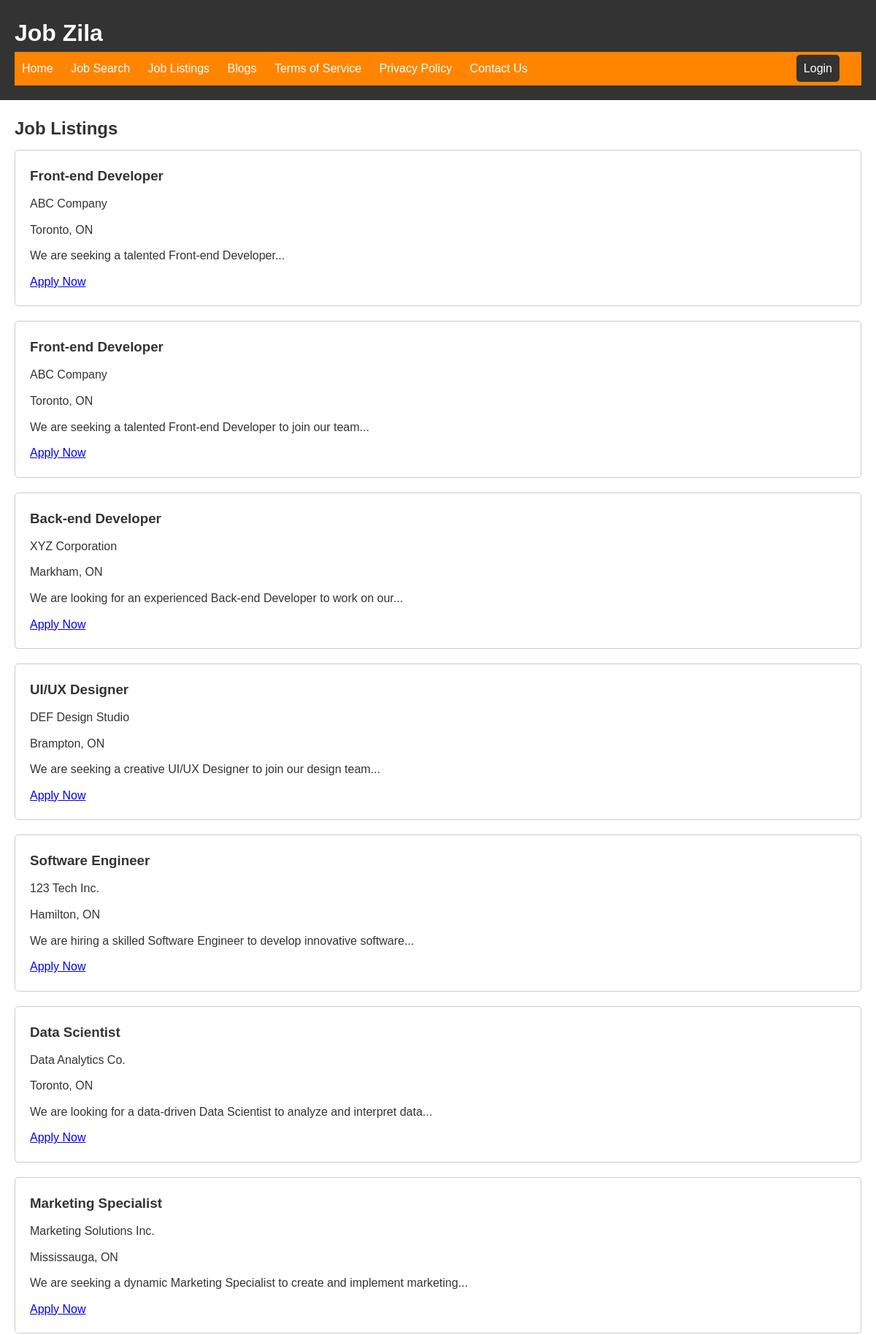
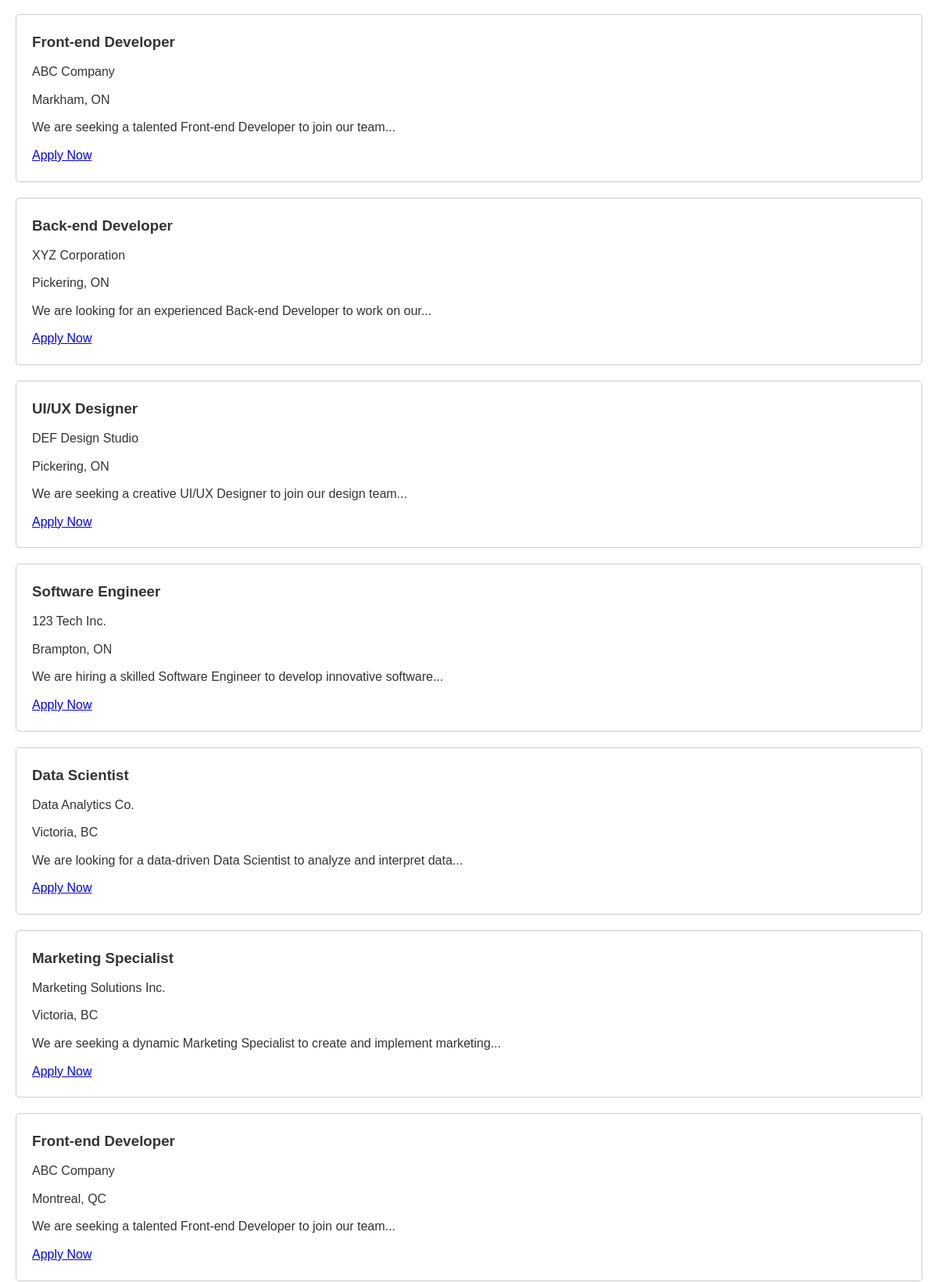
Screenshot of /jobs/ (upper part) with the database file from the repository (2 pictures, top to bottom).
### home/models.py (models this page shows, shortened)
class Job(models.Model):
    title = models.CharField(max_length=255)
    company = models.CharField(max_length=255)
    location = models.CharField(max_length=255)
    description = models.TextField()
    apply_link = models.URLField()
    created_at = models.DateTimeField(auto_now_add=True)
    updated_at = models.DateTimeField(auto_now=True)
    class Meta:
        ordering = ['-created_at']

### home/views.py (the view)
# urls.py: path('jobs/', views.job_listings, name='job_listings'),
def job_listings(request):
    jobs = Job.objects.all() # Fetch all jobs from the DB.
    return render(request, 'home/joblistings.html', {'jobs': jobs})

### home/templates/home/joblistings.html (shortened to what this page needs)
{% extends 'home/master.html' %}
{% block extra_head %}
{% load static %}
{% endblock %}
{% block content %}
<main>
<section id="job-listings" class="container">
  <h2>Job Listings</h2>
  <div id="job-listings-container">
    {% for job in jobs %}
      <div class="job-listing">
        <h3>{{ job.title }}</h3>
        <p>{{ job.company }}</p>
        <p>{{ job.location }}</p>
        <p>{{ job.description }}</p>
        <a href="{{ job.apply_link }}" target="_blank">Apply Now</a>
      </div>
    {% empty %}
      <p>No job listings available.</p>
    {% endfor %}
  </div>
</section>
</main>
{% endblock %}

### static/css/style.css (style rules this page uses)
* { margin: 0; padding: 0; }
body { font-family: Arial, sans-serif; font-size: 16px; line-height: 1.6; color: #333; }
#job-listings { padding: 20px; }
#job-listings h2 { margin-bottom: 10px; }
.job-listing { margin-bottom: 20px; border: 1px solid #ccc; border-radius: 5px; padding: 20px; }
.job-listing h3 { margin-bottom: 10px; }
.job-listing p { margin-bottom: 10px; }

### rows the page displays
Job: title "Front-end Developer", company "ABC Company", location "Toronto, ON", description "We are seeking a talented Front-end Developer..."
Job: title "Front-end Developer", company "ABC Company", location "Toronto, ON", description "We are seeking a talented Front-end Developer to join our team..."
Job: title "Back-end Developer", company "XYZ Corporation", location "Markham, ON", description "We are looking for an experienced Back-end Developer to work on our..."
Job: title "UI/UX Designer", company "DEF Design Studio", location "Brampton, ON", description "We are seeking a creative UI/UX Designer to join our design team..."
Job: title "Software Engineer", company "123 Tech Inc.", location "Hamilton, ON", description "We are hiring a skilled Software Engineer to develop innovative software..."
Job: title "Data Scientist", company "Data Analytics Co.", location "Toronto, ON", description "We are looking for a data-driven Data Scientist to analyze and interpret data..."
Job: title "Marketing Specialist", company "Marketing Solutions Inc.", location "Mississauga, ON", description "We are seeking a dynamic Marketing Specialist to create and implement marketing..."
Job: title "Front-end Developer", company "ABC Company", location "Markham, ON", description "We are seeking a talented Front-end Developer to join our team..."
Job: title "Back-end Developer", company "XYZ Corporation", location "Pickering, ON", description "We are looking for an experienced Back-end Developer to work on our..."
Job: title "UI/UX Designer", company "DEF Design Studio", location "Pickering, ON", description "We are seeking a creative UI/UX Designer to join our design team..."
Job: title "Software Engineer", company "123 Tech Inc.", location "Brampton, ON", description "We are hiring a skilled Software Engineer to develop innovative software..."
Job: title "Data Scientist", company "Data Analytics Co.", location "Victoria, BC", description "We are looking for a data-driven Data Scientist to analyze and interpret data..."
Job: title "Marketing Specialist", company "Marketing Solutions Inc.", location "Victoria, BC", description "We are seeking a dynamic Marketing Specialist to create and implement marketing..."
Job: title "Front-end Developer", company "ABC Company", location "Montreal, QC", description "We are seeking a talented Front-end Developer to join our team..."
